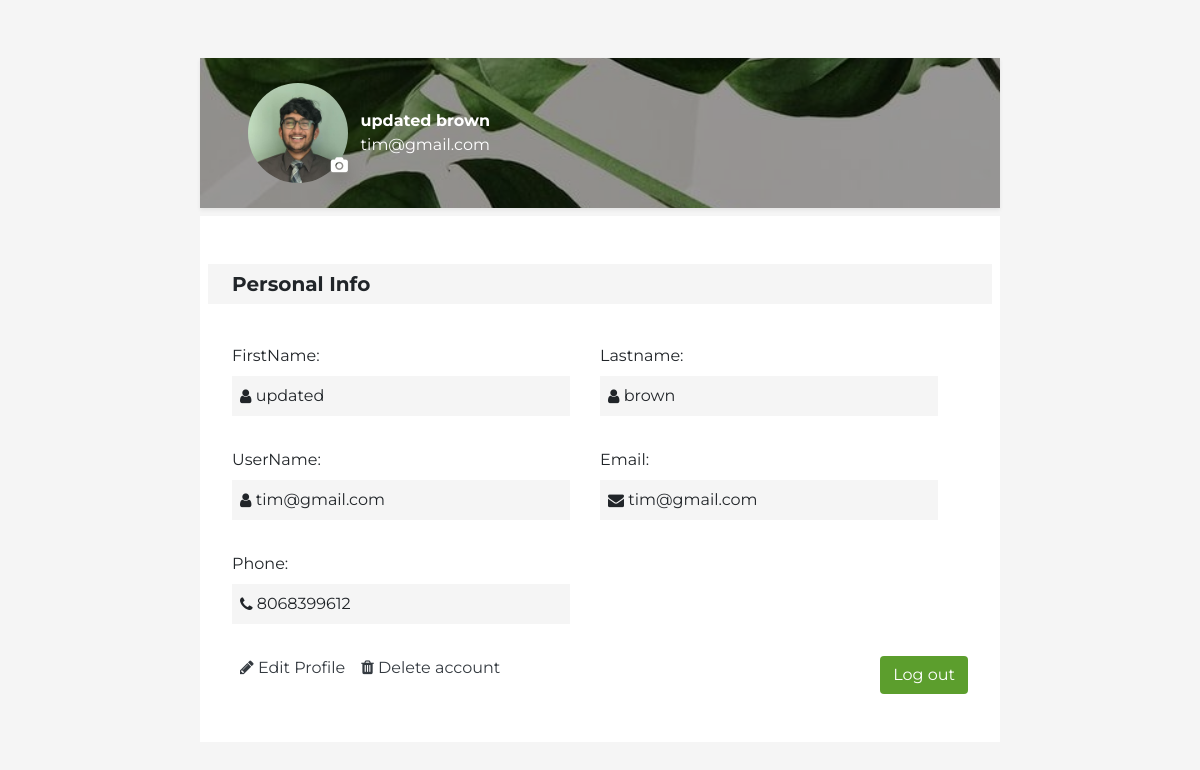
Screenshot of /profile/11/ (signed in) with the database file from the repository.
### base/models.py (models this page shows)
class User(AbstractUser):
    username = models.CharField(max_length=150, unique=True)
    firstname = models.CharField(max_length = 200, default="")
    lastname = models.CharField(max_length = 200, default="")
    phoneNumber = models.IntegerField(default = 0)
    email = models.EmailField(unique=True, null=True)
    avatar = models.ImageField(null = True, default="avatar.svg")
    objects = CustomUserManager()
    USERNAME_FIELD = 'email'
    REQUIRED_FIELDS = ['username']

### base/views.py (the view)
# urls.py: path("profile/<str:pk>/", views.user_profile, name="profile"),
def user_profile (request, pk):
    user = User.objects.get(id = pk)
    form = UpdateImage(instance=user)
    print(form)
    if not request.user.is_authenticated:
        return redirect("login")
    context = {"user": user, "form": form}
    return render(request, "base/user_profile.html", context)

### base/templates/base/user_profile.html (shortened to what this page needs)
{% extends "main.html" %}
{% load static %}
{% block content %}
<div class="main-container rounded py-3 py-md-5">
  <div class="profile-header shadow-sm py-1 w-100">
    <form action="{% url 'update_profile_image' %}" method="POST" enctype="multipart/form-data"
    class="layer d-flex flex-wrap align-items-center justify-content-between px-5 h-100">
      <div class="d-inline-flex flex-wrap1 align-items-center">
        <label for="id_avatar" class="image_container">
          <img src="{{user.avatar.url}}" id="profileImage">
          <i class="fa fa-camera shadow text-white" id="camera_icon"></i>
        </label>
        <div class="d-flex flex-column text-white">
          <span class="font-weight-bold text-break">{{user.firstname}} {{user.lastname}}</span>
          <span class="text-break">{{user.email}}</span>
        </div>
      </div>
    </form>
  </div>
  <div class="details-container bg-white mt-2 px-2 py-5">
    <h5 class="px-4 py-2 font-weight-bold">Personal Info</h5>
    <div class="d-flex align-items-center justify-content-between px-4">
      <div class="row py-3 w-100">
        <div class="col-md-6 col-12 d-flex flex-column my-3">
          <label class="font">FirstName:</label>
          <div class="details py-2 px-2 w-100 d-flex align-items-center">
            <div class="d-inline-flex align-items-center">
              <i class="fa fa-user"></i>
              <span>{{user.firstname}}</span>
            </div>
          </div>
        </div>
        <div class="col-md-6 col-12 d-flex flex-column my-3">
          <label class="font">Lastname:</label>
          <div class="details py-2 px-2 w-100 d-flex align-items-center">
            <div class="d-inline-flex align-items-center">
              <i class="fa fa-user"></i>
              <span>{{user.lastname}}</span>
            </div>
          </div>
        </div>
        <div class="col-md-6 col-12 d-flex flex-column my-3">
          <label class="font">UserName:</label>
          <div class="details py-2 px-2 w-100 d-flex align-items-center">
            <div class="d-inline-flex align-items-center">
              <i class="fa fa-user"></i>
              <span>{{user.username}}</span>
            </div>
          </div>
        </div>
        <div class="col-md-6 col-12 d-flex flex-column my-3">
          <label class="font">Email:</label>
          <div class="details py-2 px-2 w-100 d-flex align-items-center">
            <div class="d-inline-flex align-items-center">
              <i class="fa fa-envelope"></i>
              <span>{{user.email}}</span>
            </div>
          </div>
        </div>
        <div class="col-md-6 col-12 d-flex flex-column my-3">
          <label class="font">Phone:</label>
          <div class="details py-2 px-2 w-100 d-flex align-items-center">
            <div class="d-inline-flex align-items-center">
              <i class="fa fa-phone"></i>
              <span>{{user.phoneNumber}}</span>
            </div>
          </div>
        </div>
      </div>
    </div>
    <div class="d-flex flex-wrap justify-content-between px-4">
      <div class="d-inline-flex flex-wrap">
        <a  href="{% url 'update_profile' pk=user.id %}" class="text-dark mx-2">
          <i class="fa fa-pencil"></i>
          Edit Profile
        </a>
        <a href="{% url 'modal' %}" class="text-dark mx-2">
          <i class="fa fa-trash"></i>
          Delete account
        </a>
      </div>
      <a href="{% url 'logout' %}" class="btn text-white my-md-0 my-3">Log out</a>
    </div>
  </div>
</div>
{% endblock %}

### templates/main.html (style rules this page uses)
body { width: 100%; min-height: 100vh; display: flex; flex-direction: column; justify-content: center; align-items: center; font-family: 'Montserrat', sans-serif; background-color: #F5F5F5; }
.btn { background-color: #5c9e2d; }

### base/templates/base/user_profile.html (style rules this page uses)
.image_container { width: 100px; height: 100px; border-radius: 100%; margin: 0.8em 0; position: relative; cursor: pointer; }
#profileImage { width: 100%; height: 100%; position: absolute; left: 0; top: 0; border-radius: 100%; }
.image_container i { position: absolute; bottom: 10px; right: 0; color: #888; }
.profile-header { width: 100%; height: 150px; max-height: auto; background: url("../../../static/plant.jpeg"); background-size: cover; background-position: center; background-repeat: no-repeat; position: relative; }
.profile-header .layer { width: 100%; height: auto; background: rgba(0, 0, 0, 0.4); position: absolute; left: 0; top: 0; }
.main-container { width: 800px; max-width: 100%; }
.main-container h5, .details { background: #F5F5F5; }

### rows the page displays
User: avatar (picture), firstname "updated", lastname "brown", email "tim@gmail.com", username "tim@gmail.com", phoneNumber "8068399612"
